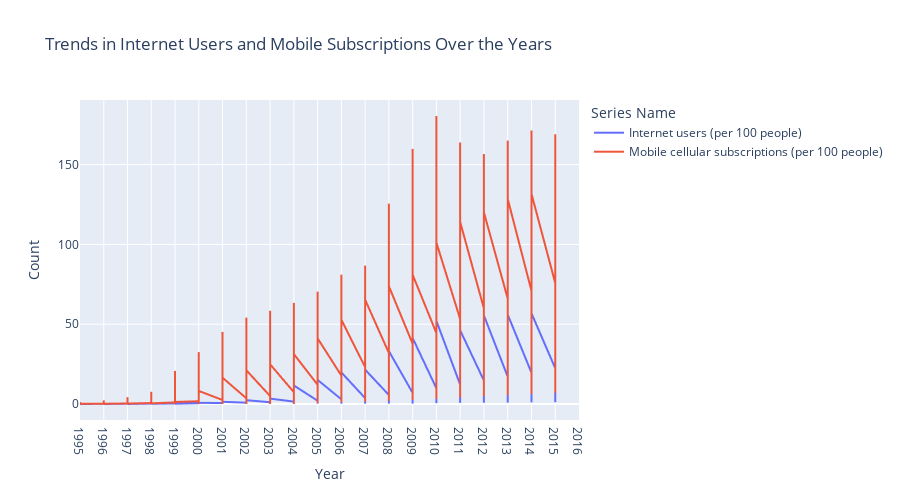

Notebook source saved alongside this figure:
### Markdown cell above
***The trends in internet users and mobile subscriptions over the years.***

### Code cell
# Filter rows for internet users and mobile subscriptions
selected_metrics = ['Internet users (per 100 people)', 'Mobile cellular subscriptions (per 100 people)']
filtered_data = data[data['Series Name'].isin(selected_metrics)]

# Reshape the data using melt
melted_data = pd.melt(filtered_data, id_vars=['Country Name', 'Country Code', 'Series Name', 'Series Code'], var_name='Year', value_name='Value')

# Convert 'Value' column to numeric
melted_data['Value'] = pd.to_numeric(melted_data['Value'], errors='coerce')

# Create a line chart using Plotly
fig = px.line(melted_data, x='Year', y='Value', color='Series Name',
              title='Trends in Internet Users and Mobile Subscriptions Over the Years',
              labels={'Value': 'Count'},
              height=500)
fig.update_xaxes(title='Year')
fig.update_yaxes(title='Count')
fig.show()

### Figure 1 — Plotly figure (JSON) as saved in the notebook; plotly's stock layout.template omitted (floating-point values rounded to 4 significant figures; data arrays with more than 128 entries replaced by an {"elided": "..."} marker saying what was removed)
{"data": [{"hovertemplate": "Series Name=Internet users (per 100 people)<br>Year=%{x}<br>Count=%{y}<extra></extra>", "legendgroup": "Internet users (per 100 people)", "line": {"color": "#636efa", "dash": "solid"}, "marker": {"symbol": "circle"}, "mode": "lines", "name": "Internet users (per 100 people)", "showlegend": true, "type": "scattergl", "x": {"elided": "1210 str values"}, "xaxis": "x", "y": {"elided": "1210 float values"}, "yaxis": "y"}, {"hovertemplate": "Series Name=Mobile cellular subscriptions (per 100 people)<br>Year=%{x}<br>Count=%{y}<extra></extra>", "legendgroup": "Mobile cellular subscriptions (per 100 people)", "line": {"color": "#EF553B", "dash": "solid"}, "marker": {"symbol": "circle"}, "mode": "lines", "name": "Mobile cellular subscriptions (per 100 people)", "showlegend": true, "type": "scattergl", "x": {"elided": "1210 str values"}, "xaxis": "x", "y": {"elided": "1210 float values"}, "yaxis": "y"}], "layout": {"height": 500, "legend": {"title": {"text": "Series Name"}, "tracegroupgap": 0}, "title": {"text": "Trends in Internet Users and Mobile Subscriptions Over the Years"}, "xaxis": {"anchor": "y", "domain": [0, 1], "title": {"text": "Year"}}, "yaxis": {"anchor": "x", "domain": [0, 1], "title": {"text": "Count"}}}}
